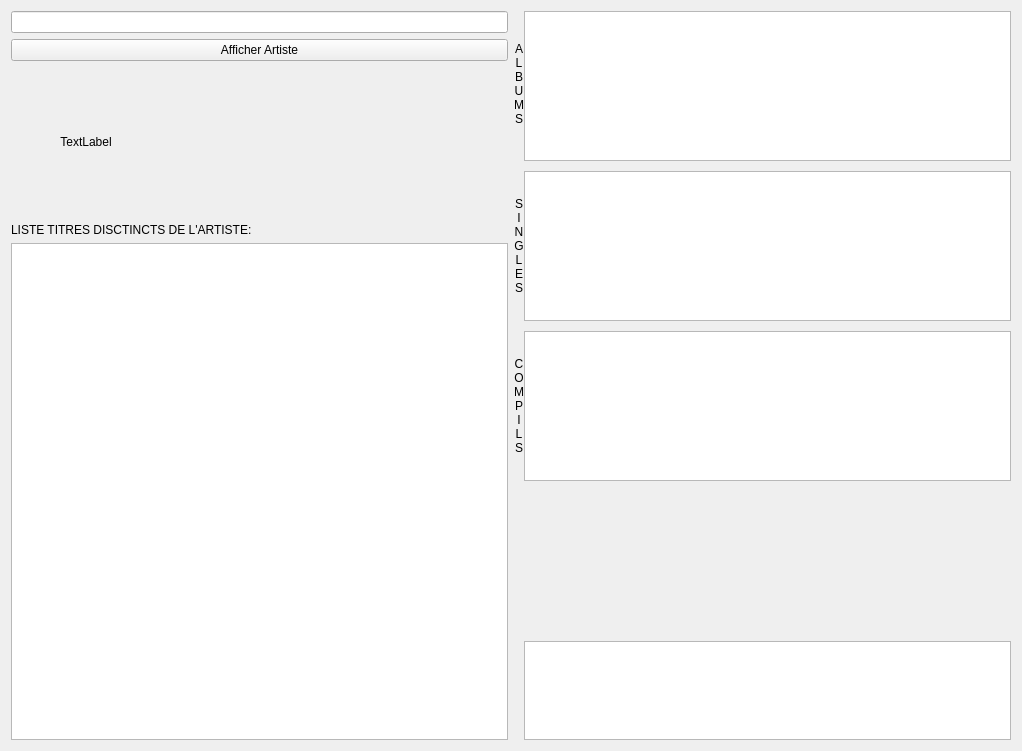
<?xml version="1.0" encoding="UTF-8"?>
<ui version="4.0">
 <class>OngletArtiste</class>
 <widget class="QWidget" name="OngletArtiste">
  <property name="geometry">
   <rect>
    <x>0</x>
    <y>0</y>
    <width>1022</width>
    <height>751</height>
   </rect>
  </property>
  <property name="windowTitle">
   <string>Form</string>
  </property>
  <layout class="QHBoxLayout" name="horizontalLayout">
   <item>
    <layout class="QVBoxLayout" name="verticalLayout_3">
     <item>
      <widget class="QLineEdit" name="Artistes"/>
     </item>
     <item>
      <widget class="QPushButton" name="ChangerNom">
       <property name="text">
        <string>Afficher Artiste</string>
       </property>
      </widget>
     </item>
     <item>
      <widget class="QLabel" name="PochArtiste">
       <property name="minimumSize">
        <size>
         <width>150</width>
         <height>150</height>
        </size>
       </property>
       <property name="maximumSize">
        <size>
         <width>150</width>
         <height>150</height>
        </size>
       </property>
       <property name="text">
        <string>TextLabel</string>
       </property>
       <property name="alignment">
        <set>Qt::AlignCenter</set>
       </property>
      </widget>
     </item>
     <item>
      <widget class="QLabel" name="label_5">
       <property name="text">
        <string>LISTE TITRES DISCTINCTS DE L'ARTISTE:</string>
       </property>
      </widget>
     </item>
     <item>
      <widget class="QListWidget" name="TitresDistincts"/>
     </item>
    </layout>
   </item>
   <item>
    <layout class="QFormLayout" name="formLayout">
     <property name="horizontalSpacing">
      <number>0</number>
     </property>
     <property name="verticalSpacing">
      <number>10</number>
     </property>
     <property name="bottomMargin">
      <number>0</number>
     </property>
     <item row="1" column="0">
      <widget class="QLabel" name="label">
       <property name="minimumSize">
        <size>
         <width>10</width>
         <height>0</height>
        </size>
       </property>
       <property name="maximumSize">
        <size>
         <width>10</width>
         <height>16777215</height>
        </size>
       </property>
       <property name="accessibleName">
        <string>TitreWidget</string>
       </property>
       <property name="autoFillBackground">
        <bool>false</bool>
       </property>
       <property name="styleSheet">
        <string notr="true"/>
       </property>
       <property name="frameShape">
        <enum>QFrame::NoFrame</enum>
       </property>
       <property name="text">
        <string>A&lt;br&gt;L&lt;br&gt;B&lt;br&gt;U&lt;br&gt;M&lt;br&gt;S</string>
       </property>
       <property name="scaledContents">
        <bool>true</bool>
       </property>
       <property name="alignment">
        <set>Qt::AlignCenter</set>
       </property>
      </widget>
     </item>
     <item row="1" column="1">
      <widget class="QListWidget" name="Albums">
       <property name="minimumSize">
        <size>
         <width>0</width>
         <height>150</height>
        </size>
       </property>
       <property name="maximumSize">
        <size>
         <width>16777215</width>
         <height>150</height>
        </size>
       </property>
       <property name="font">
        <font>
         <family>Segoe UI</family>
         <pointsize>11</pointsize>
        </font>
       </property>
       <property name="verticalScrollBarPolicy">
        <enum>Qt::ScrollBarAsNeeded</enum>
       </property>
       <property name="dragDropMode">
        <enum>QAbstractItemView::DragDrop</enum>
       </property>
       <property name="selectionMode">
        <enum>QAbstractItemView::SingleSelection</enum>
       </property>
       <property name="iconSize">
        <size>
         <width>100</width>
         <height>100</height>
        </size>
       </property>
       <property name="horizontalScrollMode">
        <enum>QAbstractItemView::ScrollPerItem</enum>
       </property>
       <property name="flow">
        <enum>QListView::LeftToRight</enum>
       </property>
       <property name="isWrapping" stdset="0">
        <bool>true</bool>
       </property>
       <property name="resizeMode">
        <enum>QListView::Adjust</enum>
       </property>
       <property name="gridSize">
        <size>
         <width>110</width>
         <height>142</height>
        </size>
       </property>
       <property name="viewMode">
        <enum>QListView::IconMode</enum>
       </property>
       <property name="uniformItemSizes">
        <bool>true</bool>
       </property>
       <property name="batchSize">
        <number>142</number>
       </property>
       <property name="wordWrap">
        <bool>true</bool>
       </property>
      </widget>
     </item>
     <item row="2" column="0">
      <widget class="QLabel" name="label_2">
       <property name="minimumSize">
        <size>
         <width>10</width>
         <height>0</height>
        </size>
       </property>
       <property name="maximumSize">
        <size>
         <width>10</width>
         <height>16777215</height>
        </size>
       </property>
       <property name="accessibleName">
        <string>TitreWidget</string>
       </property>
       <property name="styleSheet">
        <string notr="true"/>
       </property>
       <property name="text">
        <string>S&lt;br&gt;I&lt;br&gt;N&lt;br&gt;G&lt;br&gt;L&lt;br&gt;E&lt;br&gt;S</string>
       </property>
       <property name="alignment">
        <set>Qt::AlignCenter</set>
       </property>
      </widget>
     </item>
     <item row="2" column="1">
      <widget class="QListWidget" name="Singles">
       <property name="minimumSize">
        <size>
         <width>0</width>
         <height>150</height>
        </size>
       </property>
       <property name="maximumSize">
        <size>
         <width>16777215</width>
         <height>150</height>
        </size>
       </property>
       <property name="font">
        <font>
         <family>Segoe UI</family>
         <pointsize>11</pointsize>
        </font>
       </property>
       <property name="verticalScrollBarPolicy">
        <enum>Qt::ScrollBarAsNeeded</enum>
       </property>
       <property name="iconSize">
        <size>
         <width>100</width>
         <height>100</height>
        </size>
       </property>
       <property name="movement">
        <enum>QListView::Free</enum>
       </property>
       <property name="flow">
        <enum>QListView::LeftToRight</enum>
       </property>
       <property name="isWrapping" stdset="0">
        <bool>true</bool>
       </property>
       <property name="resizeMode">
        <enum>QListView::Adjust</enum>
       </property>
       <property name="gridSize">
        <size>
         <width>110</width>
         <height>142</height>
        </size>
       </property>
       <property name="viewMode">
        <enum>QListView::IconMode</enum>
       </property>
       <property name="uniformItemSizes">
        <bool>true</bool>
       </property>
       <property name="batchSize">
        <number>142</number>
       </property>
       <property name="wordWrap">
        <bool>true</bool>
       </property>
      </widget>
     </item>
     <item row="3" column="0">
      <widget class="QLabel" name="label_3">
       <property name="minimumSize">
        <size>
         <width>10</width>
         <height>0</height>
        </size>
       </property>
       <property name="maximumSize">
        <size>
         <width>10</width>
         <height>16777215</height>
        </size>
       </property>
       <property name="accessibleName">
        <string>TitreWidget</string>
       </property>
       <property name="styleSheet">
        <string notr="true"/>
       </property>
       <property name="text">
        <string>C&lt;br&gt;O&lt;br&gt;M&lt;br&gt;P&lt;br&gt;I&lt;br&gt;L&lt;br&gt;S</string>
       </property>
       <property name="alignment">
        <set>Qt::AlignCenter</set>
       </property>
      </widget>
     </item>
     <item row="3" column="1">
      <widget class="QListWidget" name="Compil">
       <property name="minimumSize">
        <size>
         <width>0</width>
         <height>150</height>
        </size>
       </property>
       <property name="maximumSize">
        <size>
         <width>16777215</width>
         <height>150</height>
        </size>
       </property>
       <property name="font">
        <font>
         <family>Segoe UI</family>
         <pointsize>11</pointsize>
        </font>
       </property>
       <property name="verticalScrollBarPolicy">
        <enum>Qt::ScrollBarAsNeeded</enum>
       </property>
       <property name="iconSize">
        <size>
         <width>100</width>
         <height>100</height>
        </size>
       </property>
       <property name="movement">
        <enum>QListView::Free</enum>
       </property>
       <property name="flow">
        <enum>QListView::LeftToRight</enum>
       </property>
       <property name="resizeMode">
        <enum>QListView::Adjust</enum>
       </property>
       <property name="gridSize">
        <size>
         <width>110</width>
         <height>142</height>
        </size>
       </property>
       <property name="viewMode">
        <enum>QListView::IconMode</enum>
       </property>
       <property name="uniformItemSizes">
        <bool>true</bool>
       </property>
       <property name="batchSize">
        <number>142</number>
       </property>
       <property name="wordWrap">
        <bool>true</bool>
       </property>
      </widget>
     </item>
     <item row="4" column="1">
      <layout class="QVBoxLayout" name="verticalLayout_2">
       <item>
        <layout class="QHBoxLayout" name="horizontalLayout_2">
         <item>
          <widget class="QLabel" name="Pochette">
           <property name="minimumSize">
            <size>
             <width>150</width>
             <height>150</height>
            </size>
           </property>
           <property name="maximumSize">
            <size>
             <width>150</width>
             <height>150</height>
            </size>
           </property>
           <property name="accessibleName">
            <string>Pochette</string>
           </property>
           <property name="styleSheet">
            <string notr="true"/>
           </property>
           <property name="text">
            <string/>
           </property>
           <property name="alignment">
            <set>Qt::AlignCenter</set>
           </property>
          </widget>
         </item>
         <item>
          <layout class="QVBoxLayout" name="verticalLayout">
           <item>
            <widget class="QLabel" name="NomAlbum">
             <property name="minimumSize">
              <size>
               <width>300</width>
               <height>0</height>
              </size>
             </property>
             <property name="maximumSize">
              <size>
               <width>300</width>
               <height>16777215</height>
              </size>
             </property>
             <property name="text">
              <string/>
             </property>
             <property name="alignment">
              <set>Qt::AlignCenter</set>
             </property>
            </widget>
           </item>
           <item>
            <widget class="QLabel" name="Annee">
             <property name="maximumSize">
              <size>
               <width>250</width>
               <height>16777215</height>
              </size>
             </property>
             <property name="text">
              <string/>
             </property>
             <property name="alignment">
              <set>Qt::AlignCenter</set>
             </property>
            </widget>
           </item>
          </layout>
         </item>
        </layout>
       </item>
       <item>
        <widget class="QListWidget" name="Titres">
         <property name="minimumSize">
          <size>
           <width>450</width>
           <height>0</height>
          </size>
         </property>
         <property name="maximumSize">
          <size>
           <width>16777215</width>
           <height>16777215</height>
          </size>
         </property>
         <property name="font">
          <font>
           <pointsize>13</pointsize>
           <weight>50</weight>
           <bold>false</bold>
          </font>
         </property>
         <property name="styleSheet">
          <string notr="true"/>
         </property>
         <property name="editTriggers">
          <set>QAbstractItemView::NoEditTriggers</set>
         </property>
         <property name="tabKeyNavigation">
          <bool>false</bool>
         </property>
         <property name="alternatingRowColors">
          <bool>false</bool>
         </property>
         <property name="iconSize">
          <size>
           <width>20</width>
           <height>20</height>
          </size>
         </property>
         <property name="spacing">
          <number>3</number>
         </property>
         <property name="gridSize">
          <size>
           <width>20</width>
           <height>20</height>
          </size>
         </property>
         <property name="sortingEnabled">
          <bool>false</bool>
         </property>
        </widget>
       </item>
       <item>
        <layout class="QHBoxLayout" name="horizontalLayout_3"/>
       </item>
      </layout>
     </item>
    </layout>
   </item>
  </layout>
 </widget>
 <resources/>
 <connections/>
</ui>
